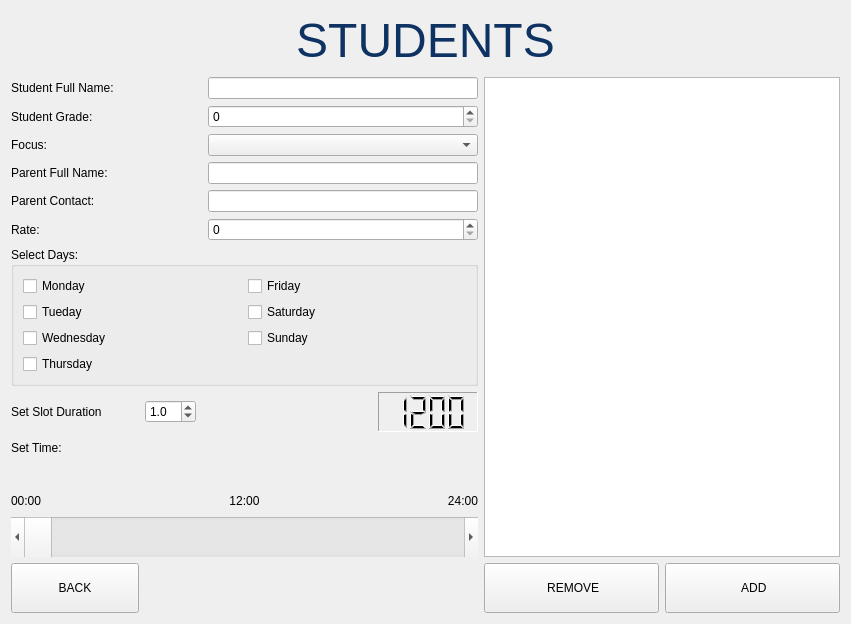
<?xml version="1.0" encoding="UTF-8"?>
<ui version="4.0">
 <class>studentsUI</class>
 <widget class="QWidget" name="studentsUI">
  <property name="geometry">
   <rect>
    <x>0</x>
    <y>0</y>
    <width>851</width>
    <height>624</height>
   </rect>
  </property>
  <property name="minimumSize">
   <size>
    <width>851</width>
    <height>624</height>
   </size>
  </property>
  <property name="maximumSize">
   <size>
    <width>851</width>
    <height>624</height>
   </size>
  </property>
  <property name="windowTitle">
   <string>Students</string>
  </property>
  <layout class="QGridLayout" name="gridLayout_2">
   <item row="1" column="3" colspan="2">
    <widget class="QLineEdit" name="studentName"/>
   </item>
   <item row="10" column="0">
    <widget class="QLabel" name="label_13">
     <property name="text">
      <string>Set Slot Duration</string>
     </property>
    </widget>
   </item>
   <item row="15" column="0">
    <widget class="QPushButton" name="btnBack">
     <property name="minimumSize">
      <size>
       <width>128</width>
       <height>50</height>
      </size>
     </property>
     <property name="maximumSize">
      <size>
       <width>128</width>
       <height>50</height>
      </size>
     </property>
     <property name="text">
      <string>BACK</string>
     </property>
     <property name="icon">
      <iconset>
       <normaloff>Resources/back.png</normaloff>Resources/back.png</iconset>
     </property>
     <property name="iconSize">
      <size>
       <width>20</width>
       <height>20</height>
      </size>
     </property>
    </widget>
   </item>
   <item row="5" column="3" colspan="2">
    <widget class="QLineEdit" name="parentContact"/>
   </item>
   <item row="2" column="0" colspan="2">
    <widget class="QLabel" name="label_6">
     <property name="text">
      <string>Student Grade:</string>
     </property>
    </widget>
   </item>
   <item row="10" column="4">
    <widget class="QLCDNumber" name="lcdTime">
     <property name="minimumSize">
      <size>
       <width>100</width>
       <height>40</height>
      </size>
     </property>
     <property name="inputMethodHints">
      <set>Qt::ImhTime</set>
     </property>
     <property name="frameShape">
      <enum>QFrame::Panel</enum>
     </property>
     <property name="frameShadow">
      <enum>QFrame::Sunken</enum>
     </property>
     <property name="smallDecimalPoint">
      <bool>false</bool>
     </property>
     <property name="digitCount">
      <number>4</number>
     </property>
     <property name="mode">
      <enum>QLCDNumber::Dec</enum>
     </property>
     <property name="segmentStyle">
      <enum>QLCDNumber::Filled</enum>
     </property>
     <property name="value" stdset="0">
      <double>1200.000000000000000</double>
     </property>
     <property name="intValue" stdset="0">
      <number>1200</number>
     </property>
    </widget>
   </item>
   <item row="4" column="0" colspan="2">
    <widget class="QLabel" name="label_5">
     <property name="text">
      <string>Parent Full Name:</string>
     </property>
    </widget>
   </item>
   <item row="3" column="0" colspan="2">
    <widget class="QLabel" name="label_7">
     <property name="text">
      <string>Focus:</string>
     </property>
    </widget>
   </item>
   <item row="1" column="0" colspan="2">
    <widget class="QLabel" name="label_2">
     <property name="text">
      <string>Student Full Name:</string>
     </property>
    </widget>
   </item>
   <item row="10" column="3">
    <spacer name="horizontalSpacer">
     <property name="orientation">
      <enum>Qt::Horizontal</enum>
     </property>
     <property name="sizeHint" stdset="0">
      <size>
       <width>40</width>
       <height>20</height>
      </size>
     </property>
    </spacer>
   </item>
   <item row="2" column="3" colspan="2">
    <widget class="QSpinBox" name="studentGrade"/>
   </item>
   <item row="4" column="3" colspan="2">
    <widget class="QLineEdit" name="parentName"/>
   </item>
   <item row="6" column="3" colspan="2">
    <widget class="QSpinBox" name="rate"/>
   </item>
   <item row="3" column="3" colspan="2">
    <widget class="QComboBox" name="studentFocus"/>
   </item>
   <item row="0" column="0" colspan="8">
    <widget class="QLabel" name="label">
     <property name="minimumSize">
      <size>
       <width>0</width>
       <height>60</height>
      </size>
     </property>
     <property name="maximumSize">
      <size>
       <width>16777215</width>
       <height>60</height>
      </size>
     </property>
     <property name="text">
      <string>&lt;html&gt;&lt;head/&gt;&lt;body&gt;&lt;p align=&quot;center&quot;&gt;&lt;span style=&quot; font-size:36pt; color:#0e3262;&quot;&gt;STUDENTS&lt;/span&gt;&lt;/p&gt;&lt;/body&gt;&lt;/html&gt;</string>
     </property>
    </widget>
   </item>
   <item row="10" column="1">
    <widget class="QDoubleSpinBox" name="spinDuration">
     <property name="decimals">
      <number>1</number>
     </property>
     <property name="minimum">
      <double>0.500000000000000</double>
     </property>
     <property name="maximum">
      <double>24.000000000000000</double>
     </property>
     <property name="singleStep">
      <double>0.500000000000000</double>
     </property>
     <property name="value">
      <double>1.000000000000000</double>
     </property>
    </widget>
   </item>
   <item row="11" column="0" colspan="5">
    <widget class="QLabel" name="label_12">
     <property name="text">
      <string>Set Time:</string>
     </property>
    </widget>
   </item>
   <item row="14" column="0" colspan="5">
    <widget class="QScrollBar" name="sliderTime">
     <property name="minimumSize">
      <size>
       <width>0</width>
       <height>40</height>
      </size>
     </property>
     <property name="maximumSize">
      <size>
       <width>16777215</width>
       <height>40</height>
      </size>
     </property>
     <property name="inputMethodHints">
      <set>Qt::ImhTime</set>
     </property>
     <property name="maximum">
      <number>48</number>
     </property>
     <property name="pageStep">
      <number>1</number>
     </property>
     <property name="orientation">
      <enum>Qt::Horizontal</enum>
     </property>
    </widget>
   </item>
   <item row="5" column="0" colspan="2">
    <widget class="QLabel" name="label_8">
     <property name="text">
      <string>Parent Contact:</string>
     </property>
    </widget>
   </item>
   <item row="13" column="0" colspan="5">
    <layout class="QHBoxLayout" name="horizontalLayout_2">
     <item>
      <widget class="QLabel" name="label_4">
       <property name="text">
        <string>00:00</string>
       </property>
      </widget>
     </item>
     <item>
      <widget class="QLabel" name="label_10">
       <property name="text">
        <string>&lt;html&gt;&lt;head/&gt;&lt;body&gt;&lt;p align=&quot;center&quot;&gt;12:00&lt;/p&gt;&lt;/body&gt;&lt;/html&gt;</string>
       </property>
      </widget>
     </item>
     <item>
      <widget class="QLabel" name="label_11">
       <property name="text">
        <string>&lt;html&gt;&lt;head/&gt;&lt;body&gt;&lt;p align=&quot;right&quot;&gt;24:00&lt;/p&gt;&lt;/body&gt;&lt;/html&gt;</string>
       </property>
      </widget>
     </item>
    </layout>
   </item>
   <item row="1" column="5" rowspan="14" colspan="3">
    <widget class="QListWidget" name="listStudents"/>
   </item>
   <item row="6" column="0">
    <widget class="QLabel" name="label_9">
     <property name="text">
      <string>Rate:</string>
     </property>
    </widget>
   </item>
   <item row="7" column="0" rowspan="3" colspan="5">
    <widget class="QGroupBox" name="groupDay">
     <property name="title">
      <string>Select Days:</string>
     </property>
     <layout class="QGridLayout" name="gridLayout">
      <item row="0" column="0">
       <layout class="QGridLayout" name="gridLayout_3">
        <item row="2" column="0">
         <widget class="QCheckBox" name="checkWed">
          <property name="text">
           <string>Wednesday</string>
          </property>
         </widget>
        </item>
        <item row="1" column="0">
         <widget class="QCheckBox" name="checkTue">
          <property name="text">
           <string>Tueday</string>
          </property>
         </widget>
        </item>
        <item row="0" column="0">
         <widget class="QCheckBox" name="checkMon">
          <property name="text">
           <string>Monday</string>
          </property>
         </widget>
        </item>
        <item row="3" column="0">
         <widget class="QCheckBox" name="checkThur">
          <property name="text">
           <string>Thursday</string>
          </property>
         </widget>
        </item>
        <item row="0" column="1">
         <widget class="QCheckBox" name="checkFri">
          <property name="text">
           <string>Friday</string>
          </property>
         </widget>
        </item>
        <item row="1" column="1">
         <widget class="QCheckBox" name="checkSat">
          <property name="text">
           <string>Saturday</string>
          </property>
         </widget>
        </item>
        <item row="2" column="1">
         <widget class="QCheckBox" name="checkSun">
          <property name="text">
           <string>Sunday</string>
          </property>
         </widget>
        </item>
       </layout>
      </item>
     </layout>
    </widget>
   </item>
   <item row="15" column="7">
    <widget class="QPushButton" name="btnAdd">
     <property name="minimumSize">
      <size>
       <width>175</width>
       <height>50</height>
      </size>
     </property>
     <property name="maximumSize">
      <size>
       <width>175</width>
       <height>50</height>
      </size>
     </property>
     <property name="text">
      <string> ADD</string>
     </property>
     <property name="icon">
      <iconset>
       <normaloff>Resources/user add.png</normaloff>Resources/user add.png</iconset>
     </property>
    </widget>
   </item>
   <item row="15" column="5" colspan="2">
    <widget class="QPushButton" name="btnRemove">
     <property name="minimumSize">
      <size>
       <width>175</width>
       <height>50</height>
      </size>
     </property>
     <property name="maximumSize">
      <size>
       <width>175</width>
       <height>50</height>
      </size>
     </property>
     <property name="text">
      <string> REMOVE</string>
     </property>
     <property name="icon">
      <iconset>
       <normaloff>Resources/cancel.png</normaloff>Resources/cancel.png</iconset>
     </property>
    </widget>
   </item>
  </layout>
 </widget>
 <resources/>
 <connections/>
</ui>
